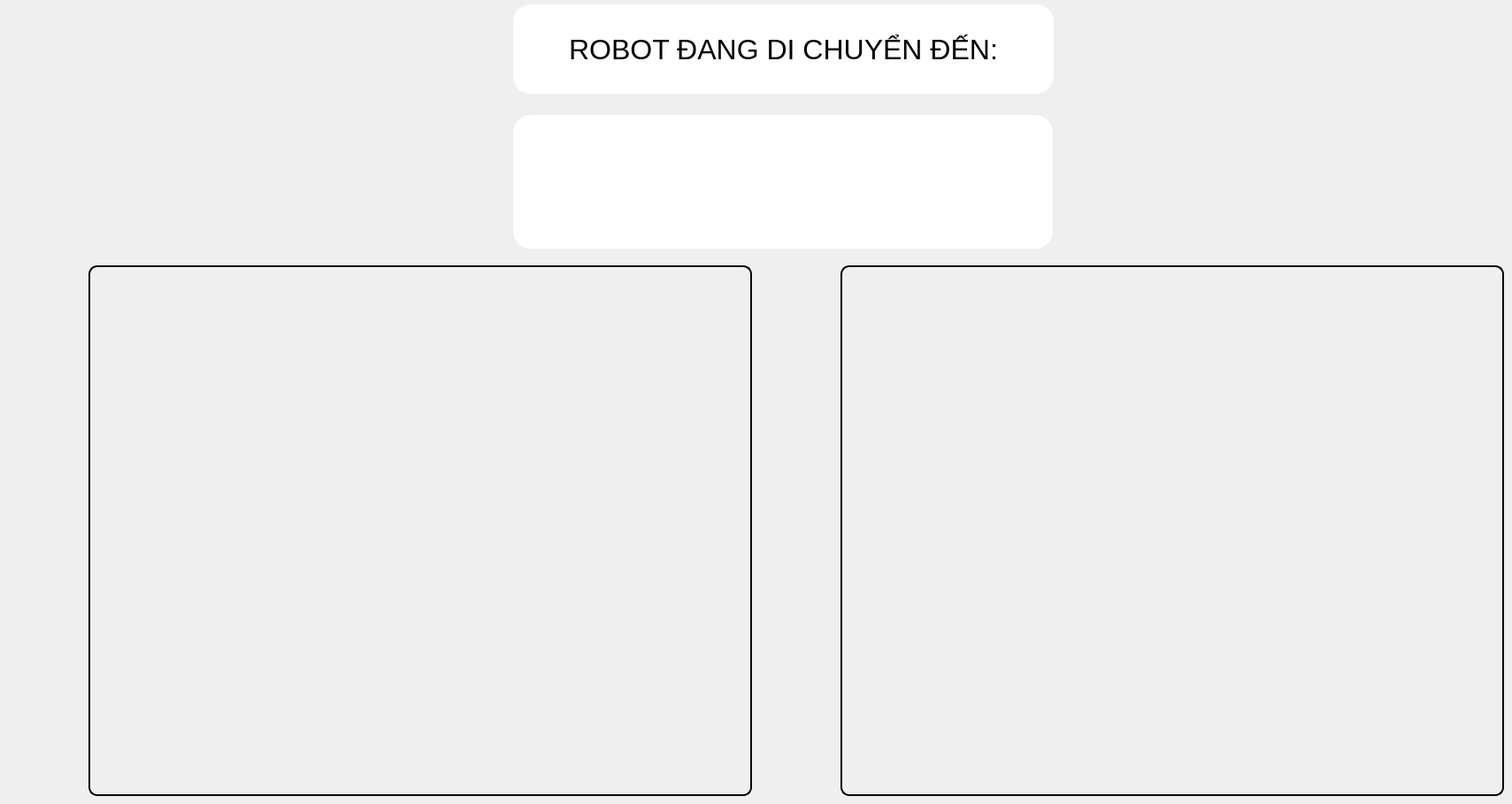
     <widget class="QWidget" name="page_4">
      <widget class="QLabel" name="label_11">
       <property name="geometry">
        <rect>
         <x>580</x>
         <y>5</y>
         <width>611</width>
         <height>101</height>
        </rect>
       </property>
       <property name="font">
        <font>
         <pointsize>24</pointsize>
        </font>
       </property>
       <property name="styleSheet">
        <string notr="true">border: 3px solid rgb(255, 255, 255);
background-color: rgb(255, 255, 255);
border-radius: 20px;</string>
       </property>
       <property name="text">
        <string>ROBOT ĐANG DI CHUYỂN ĐẾN:</string>
       </property>
       <property name="alignment">
        <set>Qt::AlignCenter</set>
       </property>
      </widget>
      <widget class="QLabel" name="label_final">
       <property name="geometry">
        <rect>
         <x>580</x>
         <y>130</y>
         <width>610</width>
         <height>151</height>
        </rect>
       </property>
       <property name="font">
        <font>
         <pointsize>50</pointsize>
        </font>
       </property>
       <property name="styleSheet">
        <string notr="true">border: 3px solid rgb(255, 255, 255);
background-color: rgb(255, 255, 255);
border-radius: 20px;</string>
       </property>
       <property name="text">
        <string/>
       </property>
       <property name="alignment">
        <set>Qt::AlignCenter</set>
       </property>
      </widget>
      <widget class="QLabel" name="screen_cam_4">
       <property name="geometry">
        <rect>
         <x>100</x>
         <y>300</y>
         <width>750</width>
         <height>600</height>
        </rect>
       </property>
       <property name="styleSheet">
        <string notr="true">border: 2px solid black;
border-radius:10px;
</string>
       </property>
       <property name="text">
        <string/>
       </property>
      </widget>
      <widget class="QLabel" name="screen_cam_5">
       <property name="geometry">
        <rect>
         <x>950</x>
         <y>300</y>
         <width>750</width>
         <height>600</height>
        </rect>
       </property>
       <property name="styleSheet">
        <string notr="true">border: 2px solid black;
border-radius:10px;
</string>
       </property>
       <property name="text">
        <string/>
       </property>
      </widget>
     </widget>
